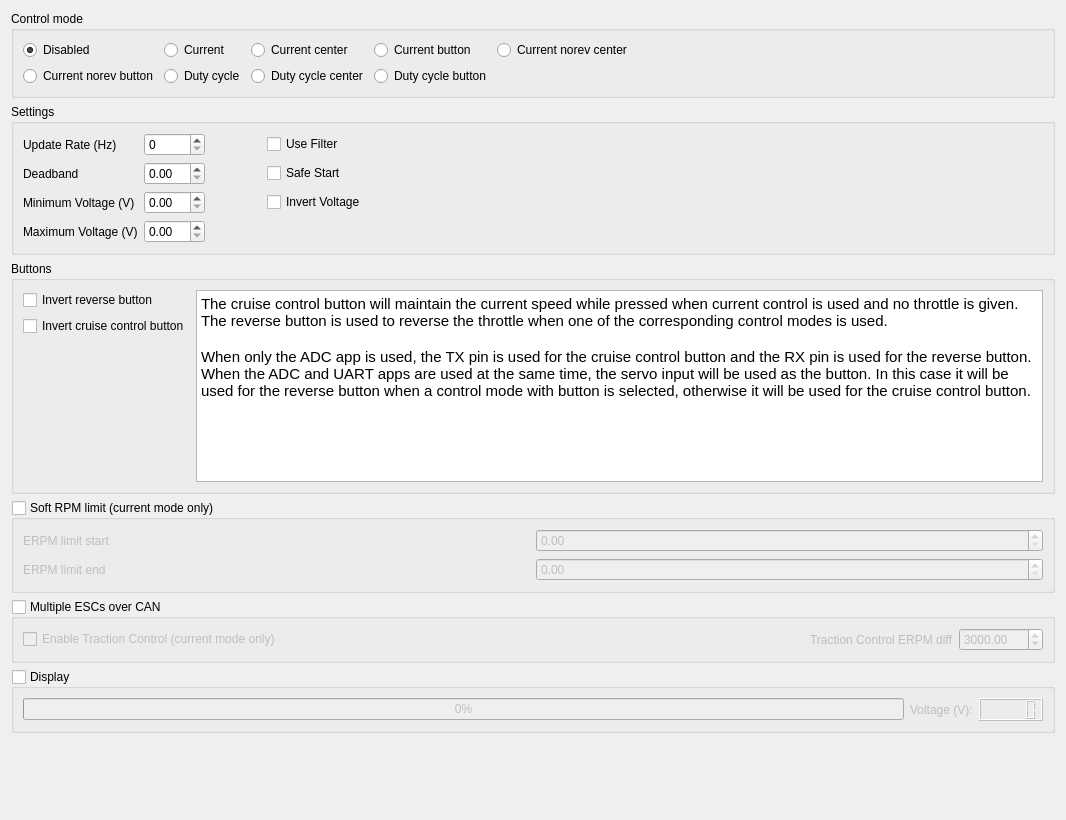
            <widget class="QWidget" name="tab_22">
             <attribute name="title">
              <string>ADC</string>
             </attribute>
             <layout class="QVBoxLayout" name="verticalLayout_16">
              <item>
               <widget class="QGroupBox" name="groupBox_31">
                <property name="title">
                 <string>Control mode</string>
                </property>
                <layout class="QHBoxLayout" name="horizontalLayout_40">
                 <item>
                  <layout class="QGridLayout" name="gridLayout_30">
                   <item row="0" column="3">
                    <widget class="QRadioButton" name="appconfAdcCurrentButtonButton">
                     <property name="text">
                      <string>Current button</string>
                     </property>
                    </widget>
                   </item>
                   <item row="0" column="0">
                    <widget class="QRadioButton" name="appconfAdcDisabledButton">
                     <property name="text">
                      <string>Disabled</string>
                     </property>
                     <property name="checked">
                      <bool>true</bool>
                     </property>
                    </widget>
                   </item>
                   <item row="0" column="4">
                    <widget class="QRadioButton" name="appconfAdcCurrentNorevCenterButton">
                     <property name="text">
                      <string>Current norev center</string>
                     </property>
                    </widget>
                   </item>
                   <item row="1" column="0">
                    <widget class="QRadioButton" name="appconfAdcCurrentNorevButtonButton">
                     <property name="text">
                      <string>Current norev button</string>
                     </property>
                    </widget>
                   </item>
                   <item row="0" column="1">
                    <widget class="QRadioButton" name="appconfAdcCurrentButton">
                     <property name="text">
                      <string>Current</string>
                     </property>
                     <property name="checked">
                      <bool>false</bool>
                     </property>
                    </widget>
                   </item>
                   <item row="1" column="1">
                    <widget class="QRadioButton" name="appconfAdcDutyCycleButton">
                     <property name="text">
                      <string>Duty cycle</string>
                     </property>
                    </widget>
                   </item>
                   <item row="1" column="2">
                    <widget class="QRadioButton" name="appconfAdcDutyCycleCenterButton">
                     <property name="text">
                      <string>Duty cycle center</string>
                     </property>
                    </widget>
                   </item>
                   <item row="1" column="3">
                    <widget class="QRadioButton" name="appconfAdcDutyCycleButtonButton">
                     <property name="text">
                      <string>Duty cycle button</string>
                     </property>
                    </widget>
                   </item>
                   <item row="0" column="2">
                    <widget class="QRadioButton" name="appconfAdcCurrentCenterButton">
                     <property name="text">
                      <string>Current center</string>
                     </property>
                    </widget>
                   </item>
                  </layout>
                 </item>
                 <item>
                  <spacer name="horizontalSpacer_16">
                   <property name="orientation">
                    <enum>Qt::Horizontal</enum>
                   </property>
                   <property name="sizeHint" stdset="0">
                    <size>
                     <width>411</width>
                     <height>20</height>
                    </size>
                   </property>
                  </spacer>
                 </item>
                </layout>
               </widget>
              </item>
              <item>
               <widget class="QGroupBox" name="groupBox_33">
                <property name="title">
                 <string>Settings</string>
                </property>
                <layout class="QGridLayout" name="gridLayout_33">
                 <item row="0" column="1">
                  <widget class="QSpinBox" name="appconfAdcUpdateRateBox">
                   <property name="maximum">
                    <number>10000</number>
                   </property>
                   <property name="singleStep">
                    <number>10</number>
                   </property>
                  </widget>
                 </item>
                 <item row="2" column="0">
                  <widget class="QLabel" name="label_77">
                   <property name="text">
                    <string>Minimum Voltage (V)</string>
                   </property>
                  </widget>
                 </item>
                 <item row="3" column="1">
                  <widget class="QDoubleSpinBox" name="appconfAdcVoltageEndBox">
                   <property name="maximum">
                    <double>20.000000000000000</double>
                   </property>
                   <property name="singleStep">
                    <double>0.100000000000000</double>
                   </property>
                  </widget>
                 </item>
                 <item row="1" column="1">
                  <widget class="QDoubleSpinBox" name="appconfAdcHystBox">
                   <property name="maximum">
                    <double>1.000000000000000</double>
                   </property>
                   <property name="singleStep">
                    <double>0.050000000000000</double>
                   </property>
                  </widget>
                 </item>
                 <item row="3" column="0">
                  <widget class="QLabel" name="label_75">
                   <property name="text">
                    <string>Maximum Voltage (V)</string>
                   </property>
                  </widget>
                 </item>
                 <item row="0" column="0">
                  <widget class="QLabel" name="label_78">
                   <property name="text">
                    <string>Update Rate (Hz)</string>
                   </property>
                  </widget>
                 </item>
                 <item row="0" column="5">
                  <spacer name="horizontalSpacer_18">
                   <property name="orientation">
                    <enum>Qt::Horizontal</enum>
                   </property>
                   <property name="sizeHint" stdset="0">
                    <size>
                     <width>40</width>
                     <height>20</height>
                    </size>
                   </property>
                  </spacer>
                 </item>
                 <item row="1" column="0">
                  <widget class="QLabel" name="label_76">
                   <property name="text">
                    <string>Deadband</string>
                   </property>
                  </widget>
                 </item>
                 <item row="2" column="1">
                  <widget class="QDoubleSpinBox" name="appconfAdcVoltageStartBox">
                   <property name="maximum">
                    <double>10.000000000000000</double>
                   </property>
                   <property name="singleStep">
                    <double>0.100000000000000</double>
                   </property>
                  </widget>
                 </item>
                 <item row="0" column="3">
                  <widget class="QCheckBox" name="appconfAdcFilterBox">
                   <property name="toolTip">
                    <string>&lt;html&gt;&lt;head/&gt;&lt;body&gt;&lt;p&gt;Use a median filter to reject niose. This will introduce one sample delay.&lt;/p&gt;&lt;/body&gt;&lt;/html&gt;</string>
                   </property>
                   <property name="text">
                    <string>Use Filter</string>
                   </property>
                  </widget>
                 </item>
                 <item row="0" column="2">
                  <widget class="QWidget" name="widget" native="true">
                   <property name="minimumSize">
                    <size>
                     <width>50</width>
                     <height>0</height>
                    </size>
                   </property>
                  </widget>
                 </item>
                 <item row="1" column="3">
                  <widget class="QCheckBox" name="appconfAdcSafeStartBox">
                   <property name="toolTip">
                    <string>&lt;html&gt;&lt;head/&gt;&lt;body&gt;&lt;p&gt;Don't give throttle unless the received output has been 0 for at leas 50 pulses. The counter is reset on boot, every time a new configuration is loaded and when a timeout occurs.&lt;/p&gt;&lt;/body&gt;&lt;/html&gt;</string>
                   </property>
                   <property name="text">
                    <string>Safe Start</string>
                   </property>
                  </widget>
                 </item>
                 <item row="2" column="3">
                  <widget class="QCheckBox" name="appconfAdcInvertVoltageBox">
                   <property name="text">
                    <string>Invert Voltage</string>
                   </property>
                  </widget>
                 </item>
                </layout>
               </widget>
              </item>
              <item>
               <widget class="QGroupBox" name="groupBox_36">
                <property name="title">
                 <string>Buttons</string>
                </property>
                <layout class="QGridLayout" name="gridLayout_35">
                 <item row="2" column="0">
                  <widget class="QCheckBox" name="appconfAdcInvertRevButtonBox">
                   <property name="text">
                    <string>Invert reverse button</string>
                   </property>
                  </widget>
                 </item>
                 <item row="3" column="0">
                  <widget class="QCheckBox" name="appconfAdcInvertCcButtonBox">
                   <property name="text">
                    <string>Invert cruise control button</string>
                   </property>
                  </widget>
                 </item>
                 <item row="4" column="0">
                  <spacer name="verticalSpacer_12">
                   <property name="orientation">
                    <enum>Qt::Vertical</enum>
                   </property>
                   <property name="sizeHint" stdset="0">
                    <size>
                     <width>20</width>
                     <height>40</height>
                    </size>
                   </property>
                  </spacer>
                 </item>
                 <item row="2" column="1" rowspan="3">
                  <widget class="QTextBrowser" name="textBrowser_2">
                   <property name="html">
                    <string>&lt;!DOCTYPE HTML PUBLIC &quot;-//W3C//DTD HTML 4.0//EN&quot; &quot;http://www.w3.org/TR/REC-html40/strict.dtd&quot;&gt;
&lt;html&gt;&lt;head&gt;&lt;meta name=&quot;qrichtext&quot; content=&quot;1&quot; /&gt;&lt;style type=&quot;text/css&quot;&gt;
p, li { white-space: pre-wrap; }
&lt;/style&gt;&lt;/head&gt;&lt;body style=&quot; font-family:'Ubuntu'; font-size:11pt; font-weight:400; font-style:normal;&quot;&gt;
&lt;p style=&quot; margin-top:0px; margin-bottom:0px; margin-left:0px; margin-right:0px; -qt-block-indent:0; text-indent:0px;&quot;&gt;The cruise control button will maintain the current speed while pressed when current control is used and no throttle is given. The reverse button is used to reverse the throttle when one of the corresponding control modes is used.&lt;/p&gt;
&lt;p style=&quot;-qt-paragraph-type:empty; margin-top:0px; margin-bottom:0px; margin-left:0px; margin-right:0px; -qt-block-indent:0; text-indent:0px;&quot;&gt;&lt;br /&gt;&lt;/p&gt;
&lt;p style=&quot; margin-top:0px; margin-bottom:0px; margin-left:0px; margin-right:0px; -qt-block-indent:0; text-indent:0px;&quot;&gt;When only the ADC app is used, the TX pin is used for the cruise control button and the RX pin is used for the reverse button. When the ADC and UART apps are used at the same time, the servo input will be used as the button. In this case it will be used for the reverse button when a control mode with button is selected, otherwise it will be used for the cruise control button.&lt;/p&gt;&lt;/body&gt;&lt;/html&gt;</string>
                   </property>
                  </widget>
                 </item>
                </layout>
               </widget>
              </item>
              <item>
               <widget class="QGroupBox" name="appconfAdcRpmLimBox">
                <property name="title">
                 <string>Soft RPM limit (current mode only)</string>
                </property>
                <property name="checkable">
                 <bool>true</bool>
                </property>
                <property name="checked">
                 <bool>false</bool>
                </property>
                <layout class="QGridLayout" name="gridLayout_32">
                 <item row="0" column="1">
                  <widget class="QDoubleSpinBox" name="appconfAdcRpmLimStartBox">
                   <property name="maximum">
                    <double>200000.000000000000000</double>
                   </property>
                   <property name="singleStep">
                    <double>100.000000000000000</double>
                   </property>
                  </widget>
                 </item>
                 <item row="0" column="0">
                  <widget class="QLabel" name="label_73">
                   <property name="text">
                    <string>ERPM limit start</string>
                   </property>
                  </widget>
                 </item>
                 <item row="1" column="0">
                  <widget class="QLabel" name="label_74">
                   <property name="text">
                    <string>ERPM limit end</string>
                   </property>
                  </widget>
                 </item>
                 <item row="1" column="1">
                  <widget class="QDoubleSpinBox" name="appconfAdcRpmLimEndBox">
                   <property name="maximum">
                    <double>200000.000000000000000</double>
                   </property>
                   <property name="singleStep">
                    <double>100.000000000000000</double>
                   </property>
                  </widget>
                 </item>
                </layout>
               </widget>
              </item>
              <item>
               <widget class="QGroupBox" name="appconfAdcMultiGroup">
                <property name="title">
                 <string>Multiple ESCs over CAN</string>
                </property>
                <property name="checkable">
                 <bool>true</bool>
                </property>
                <property name="checked">
                 <bool>false</bool>
                </property>
                <layout class="QHBoxLayout" name="horizontalLayout_41">
                 <item>
                  <widget class="QCheckBox" name="appconfAdcTcBox">
                   <property name="text">
                    <string>Enable Traction Control (current mode only)</string>
                   </property>
                   <property name="checked">
                    <bool>false</bool>
                   </property>
                  </widget>
                 </item>
                 <item>
                  <spacer name="horizontalSpacer_17">
                   <property name="orientation">
                    <enum>Qt::Horizontal</enum>
                   </property>
                   <property name="sizeHint" stdset="0">
                    <size>
                     <width>40</width>
                     <height>20</height>
                    </size>
                   </property>
                  </spacer>
                 </item>
                 <item>
                  <widget class="QLabel" name="label_72">
                   <property name="text">
                    <string>Traction Control ERPM diff</string>
                   </property>
                  </widget>
                 </item>
                 <item>
                  <widget class="QDoubleSpinBox" name="appconfAdcTcErpmBox">
                   <property name="maximum">
                    <double>100000.000000000000000</double>
                   </property>
                   <property name="value">
                    <double>3000.000000000000000</double>
                   </property>
                  </widget>
                 </item>
                </layout>
               </widget>
              </item>
              <item>
               <widget class="QGroupBox" name="appconfAdcUpdateBox">
                <property name="title">
                 <string>Display</string>
                </property>
                <property name="checkable">
                 <bool>true</bool>
                </property>
                <property name="checked">
                 <bool>false</bool>
                </property>
                <layout class="QGridLayout" name="gridLayout_31">
                 <item row="0" column="0">
                  <widget class="QProgressBar" name="appconfAdcDecodedBar">
                   <property name="minimum">
                    <number>0</number>
                   </property>
                   <property name="maximum">
                    <number>1000</number>
                   </property>
                   <property name="value">
                    <number>0</number>
                   </property>
                   <property name="format">
                    <string>%p%</string>
                   </property>
                  </widget>
                 </item>
                 <item row="0" column="2">
                  <widget class="QLCDNumber" name="appconfAdcVoltageNumber">
                   <property name="value" stdset="0">
                    <double>0.000000000000000</double>
                   </property>
                  </widget>
                 </item>
                 <item row="0" column="1">
                  <widget class="QLabel" name="label_79">
                   <property name="text">
                    <string>Voltage (V):</string>
                   </property>
                  </widget>
                 </item>
                </layout>
               </widget>
              </item>
              <item>
               <spacer name="verticalSpacer_14">
                <property name="orientation">
                 <enum>Qt::Vertical</enum>
                </property>
                <property name="sizeHint" stdset="0">
                 <size>
                  <width>20</width>
                  <height>76</height>
                 </size>
                </property>
               </spacer>
              </item>
             </layout>
            </widget>
